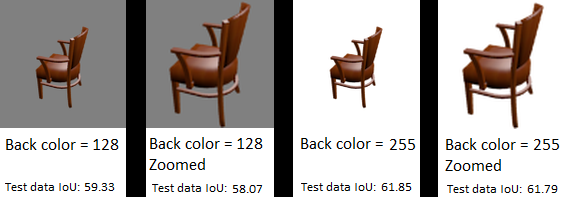
#> input picture images/matreshka.png, 572 x 197 px
$ python crop_images.py images
#> lines starting #> are read from the running program, lines starting #| are printed output that depends on the picture; after the words box and inside, x2 and y2 are one past the last pixel; in counts of white or black regions, pixels touching at a corner belong together
### utils.py
import os
from multiprocessing.dummy import Pool

# TODO: Write parallel type of algorithm

def convert_files(dir, in_ext, action, recursive=True, exclude_ext=None):
    """ Traverse directory recursively to convert files.
        If recursive==False, only files in the directory dir are converted.
    """
    files = sorted(os.listdir(dir))
    for file in files:
        path = os.path.join(dir, file)
        if os.path.isdir(path):
            if recursive:
                convert_files(path, in_ext, action, recursive)
                pass
            pass
        elif path.endswith(in_ext):
            if exclude_ext is None or not path.endswith(exclude_ext):
                action(path)
                pass
            pass
        pass
    pass


# [16 lines left out: function convert_files_parallel, not called in this run]

### crop_images.py
from utils import convert_files
from math import ceil, floor
import PIL.Image
import numpy as np
import argparse


def load_image(temp, alpha_map_to=255):
    # Only process if image has transparency (http://stackoverflow.com/a/1963146)
#> called with alpha_map_to = 255
    if temp.mode == 'RGBA':
        alpha = temp.split()[-1]
        bg = PIL.Image.new("RGBA", temp.size, (alpha_map_to, alpha_map_to, alpha_map_to) + (255,))
        bg.paste(temp, mask=alpha)
        im = bg.convert('RGB').copy()
        bg.close()
        temp.close()
    else:
        im = temp.copy()
#> im is the input picture: PIL image 572x197 RGB; mean R, G, B 177.2, 172.3, 170
        temp.close()
    return im


def crop_image(img: PIL.Image, size: int, pad = 100, background_value=255, resample=PIL.Image.LANCZOS):
#> called with size = 128, pad = 100, background_value = 255, resample = 1
    img_np = np.array(img)
    bg_mask = np.min(img_np, axis=2)==background_value
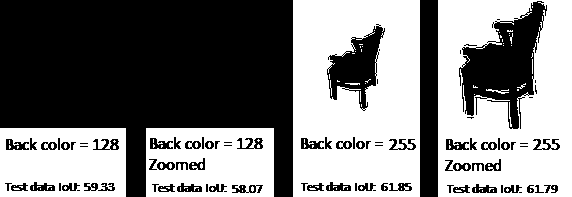
#> bg_mask: shape (197, 572) bool; 50.3% white; 89 black regions (25 under 20 px), largest, box (x1, y1, x2, y2) and area: (0, 0, 293, 197) 40195, (459, 1, 547, 129) 5388, (420, 0, 438, 197) 3546
    cols = np.flatnonzero(np.logical_not(np.min(bg_mask, axis=0)))
#> cols = 539 values from 0 to 559
    rows = np.flatnonzero(np.logical_not(np.min(bg_mask, axis=1)))
#> rows = 197 values from 0 to 196
    p = ceil(np.max([cols[-1]-cols[0], rows[-1]-rows[0]]) / 2)
#> p = 280
    imp_padded = np.pad(img_np, ((pad, pad), (pad, pad), (0,0)), 'constant', constant_values=background_value)
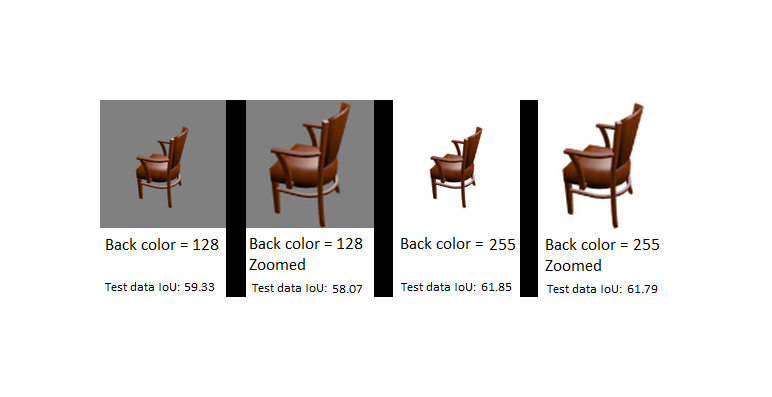
#> imp_padded: shape (397, 772, 3); mean R, G, B 226.4, 224.6, 223.8
    row_offset = pad+floor((rows[0]+rows[-1])/2)
#> row_offset = 198
    col_offset = pad+floor((cols[0]+cols[-1])/2)
#> col_offset = 379
    img_cropped = imp_padded[
        row_offset-p: row_offset+p+1,
        col_offset-p: col_offset+p+1,
        :
    ]
#> img_cropped: shape (82, 561, 3); every value is 255

    img_cropped = PIL.Image.fromarray(img_cropped).resize((size, size), resample=resample)
#> img_cropped: PIL image 128x128 RGB; every value is 255
    return img_cropped


def make_crop_func(size):
    def croptox(path):
        pad = 100
        img = load_image(PIL.Image.open(path))
        img_cropped = crop_image(img, size)
        img_cropped.save(path[:-4] + '.%d.png' % size, 'PNG')
        pass
    return croptox


if __name__ == '__main__':

    parser = argparse.ArgumentParser('Crop images to certain size.')
    parser.add_argument('directory', type=str, help='Directory with PNG files.', default='.')
    parser.add_argument('-s', '--size', type=int, default=128, help='Target size of images (width in pixels).')
    parser.add_argument('-r', '--recursive', action='store_true', help='Recursively traverses the directory.')

    args = parser.parse_args()

    convert_files(args.directory, '.png', make_crop_func(args.size), args.recursive, '.%s.png' % args.size)
    pass
